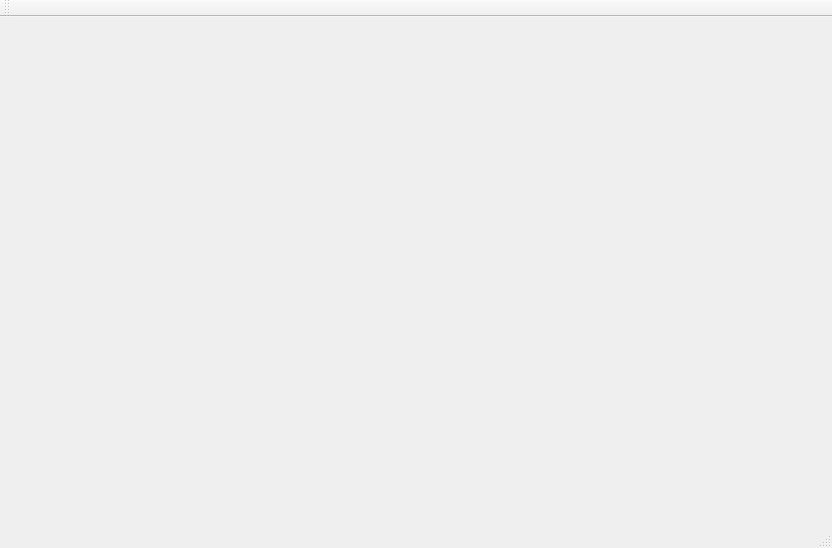
<?xml version="1.0" encoding="UTF-8"?>
<ui version="4.0">
 <class>Game</class>
 <widget class="QMainWindow" name="Game">
  <property name="geometry">
   <rect>
    <x>0</x>
    <y>0</y>
    <width>832</width>
    <height>548</height>
   </rect>
  </property>
  <property name="windowTitle">
   <string>Game</string>
  </property>
  <widget class="QWidget" name="centralWidget"/>
  <widget class="QMenuBar" name="menuBar">
   <property name="geometry">
    <rect>
     <x>0</x>
     <y>0</y>
     <width>832</width>
     <height>19</height>
    </rect>
   </property>
  </widget>
  <widget class="QToolBar" name="mainToolBar">
   <attribute name="toolBarArea">
    <enum>TopToolBarArea</enum>
   </attribute>
   <attribute name="toolBarBreak">
    <bool>false</bool>
   </attribute>
  </widget>
  <widget class="QStatusBar" name="statusBar"/>
 </widget>
 <layoutdefault spacing="6" margin="11"/>
 <resources/>
 <connections/>
</ui>
